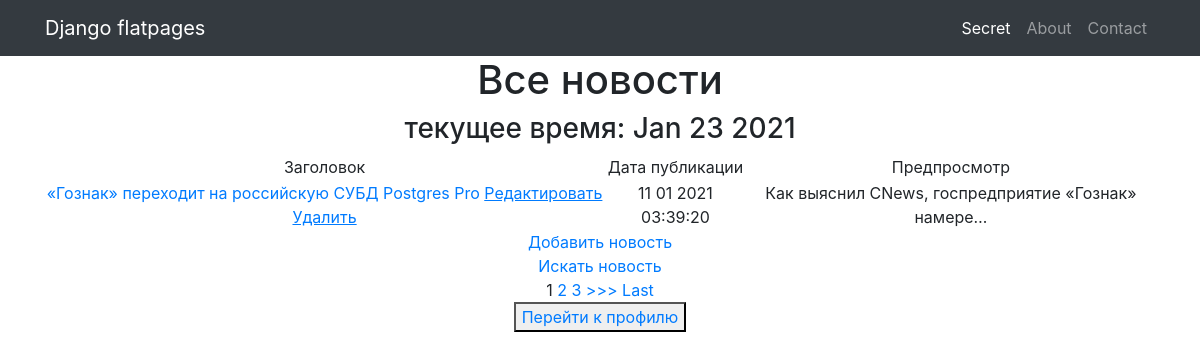
Page /news/ on the committed database.
### news/models.py (models this page shows, shortened)
class Post(models.Model):
    article='AR'
    news='NE'
    CATEGORYS=[(article,'статья'),
               (news,'новость')]
    to_author=models.ForeignKey(Author, on_delete = models.CASCADE)
    category_post = models.CharField(max_length = 2,
                                     choices = CATEGORYS,
                                     default = article)
    create_post=models.DateTimeField(auto_now_add = True)
    to_category=models.ManyToManyField(Category, through = 'PostCategory')
    header_post=models.CharField(max_length = 255)
    content_post=models.TextField()
    rating_post=models.IntegerField(default = 0)

### news/views.py (the view)
# urls.py: path('', NewsList.as_view(), name='news'),
class NewsList(ListView):
    model = Post
    template_name = 'news_app/news.html'
    context_object_name = 'news'
    ordering = ['-create_post']
    paginate_by = 1
    def get_context_data(self, **kwargs):
        context = super().get_context_data(**kwargs)
        context['time_now'] = datetime.datetime.utcnow()
        return context

### news/templatetags/censors.py (called while the page is built)
@register.filter(name='censors')
def censors(value):
    profanity=['Бакс', 'Хит', 'Акулы', 'акулы', 'адронный', 'частиц', 'Викинги', 'викинги', 'vikings', 'конунг', 'провидцы']
    b='<BEEP>'
    for p in profanity:
        value = value.replace(p,b)
    return value

### templates/news_app/news.html (shortened to what this page needs)
{% extends 'flatpages/default.html' %}
{% load censors %}
{% block content %}
    <h1>Все новости</h1>
    <h3>текущее время: {{ time_now | date:'M d Y' }}</h3>
    <table>
        <tr>
            <td>
                Заголовок
            </td>
            <td>
                Дата публикации
            </td>
            <td>
                Предпросмотр
            </td>
        </tr>
    {% for new in news %}
        <tr>
            <td>
                <a href="{% url 'news_detail' new.id %}">{{ new.header_post | censors }}</a>
                <a href="{% url 'news_update' new.id %}"><u>Редактировать</u></a>
                <a href="{% url 'news_delete' new.id %}"><u> Удалить </u></a>
            </td>
            <td>
                {{ new.create_post|date:'d m Y' }} {{ new.create_post|time:'H:i:s' }}
            </td>
            <td>
                {{ new.content_post | truncatechars:50 | censors }}
            </td>
        </tr>
    {% endfor %}
    </table>
    <a href="{% url 'news_create' %}">Добавить новость</a> <br>
    <a href="{% url 'news_search' %}">Искать новость</a> <br>
    {% if is_paginated %}
        {% for num in page_obj.paginator.page_range %}
            {% if page_obj.number == num %}
                <a>{{ num }}</a>
            {% elif num > page_obj.number|add:'-3' and num < page_obj.number|add:'3' %}
                <a href="?page={{ num }}">{{ num }}</a>
            {% endif %}
        {% endfor %}
        {% if page_obj.has_next %}
            <a href="?page={{ page_obj.next_page_number }}">>>></a>
            <a href="?page={{ page_obj.paginator.num_pages }}">Last</a>
        {% endif %}
    {% endif %}
    <br>
    <button> <a href="/"> Перейти к профилю</a> </button>
{% endblock content %}

### rows in the picture
Post: header_post|censors "«Гознак» переходит на российскую СУБД Postgres Pro", create_post "11 01 2021", create_post "03:39:20", content_post|censors "Как выяснил CNews, госпредприятие «Гознак» намере…"

### other values in the picture
{{ time_now | date:'M d Y' }} "Jan 23 2021"
{{ num }} "1"
{{ num }} "2" "3"
